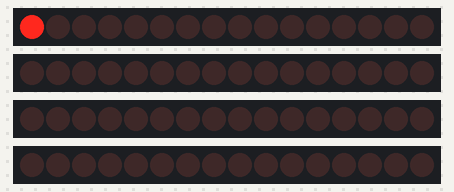
This sketch was run on a simulated Arduino Uno, built with avr-gcc and run on an emulated ATmega328P. On the bench: 4 × 16 shift-register outputs drawn as a row of LEDs (first output left, lit = HIGH). Wiring (inferred from the names in the program): 3 × 2 × shift register (74HC595): data pin 5, shift clock pin 7, latch pin 6 / data pin 8, shift clock pin 10, latch pin 9 / data pin 2, shift clock pin 4, latch pin 3. Wiring (inferred from the signals the program sends): 3 × row of LEDs: on Q0, Q1, Q2, Q3, Q4, Q5, Q6, Q7, Q8, Q9, Q10, Q11, Q12, Q13, Q14, Q15 / on Q0, Q1, Q2, Q3, Q4, Q5, Q6, Q7, Q8, Q9, Q10, Q11, Q12, Q13, Q14, Q15 / on Q0, Q1, Q2, Q3, Q4, Q5, Q6, Q7, Q8, Q9, Q10, Q11, Q12, Q13, Q14, Q15.

Above: at 0.15 s.
At 4.95 s:
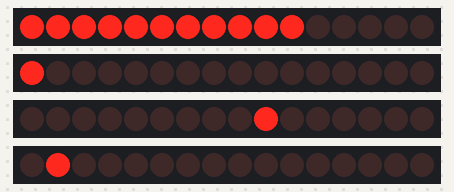
At 10.05 s:
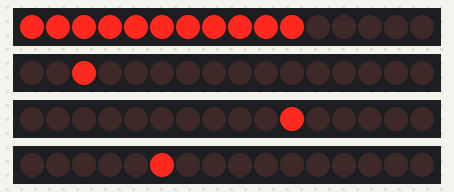
At 19.95 s:
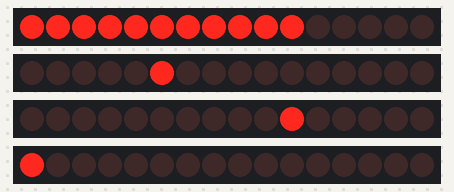
At 29.85 s:
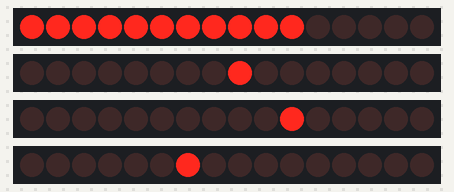
At 39.76 s:
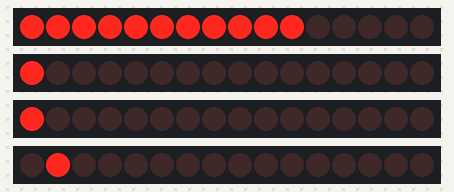
Timing chart, 0 to 40.0 s (numbered marks = the images above):
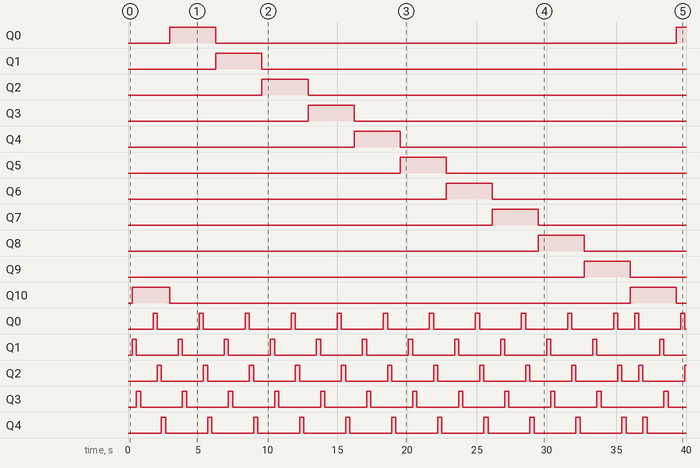

The sketch:

shift_register_led_x4.ino
```cpp
int latchPin_100ms = 3;  // 74HC595_100msのST_CPへ
int clockPin_100ms = 4;  // 74HC595_100msのSH_CPへ
int dataPin_100ms = 2;   // 74HC595_100msのDSへ

int latchPin_1ms = 6;  // 74HC595_1msのST_CPへ
int clockPin_1ms = 7;  // 74HC595_1msのSH_CPへ
int dataPin_1ms = 5;   // 74HC595_1msのDSへ

int latchPin_10ms = 9;  // 74HC595_10msのST_CPへ
int clockPin_10ms = 10; // 74HC595_10msのSH_CPへ
int dataPin_10ms = 8;   // 74HC595_10msのDSへ

int latchPin_1000ms = 12;  // 74HC595_1000msのST_CPへ
int clockPin_1000ms = 13;  // 74HC595_1000msのSH_CPへ
int dataPin_1000ms = 11;   // 74HC595_1000msのDSへ

unsigned int val;
unsigned int j;
unsigned int k;

unsigned int c_100ms;
unsigned int c_1ms;
unsigned int c_10ms;
unsigned int c_1000ms;

void setup()
{
  pinMode(latchPin_100ms, OUTPUT);
  pinMode(clockPin_100ms, OUTPUT);
  pinMode(dataPin_100ms, OUTPUT);

  pinMode(latchPin_1ms, OUTPUT);
  pinMode(clockPin_1ms, OUTPUT);
  pinMode(dataPin_1ms, OUTPUT);

  pinMode(latchPin_10ms, OUTPUT);
  pinMode(clockPin_10ms, OUTPUT);
  pinMode(dataPin_10ms, OUTPUT);

  pinMode(latchPin_1000ms, OUTPUT);
  pinMode(clockPin_1000ms, OUTPUT);
  pinMode(dataPin_1000ms, OUTPUT);

  c_100ms = 0;
  c_1ms = 0;
  c_10ms = 0;
  c_1000ms = 0;
}

void loop() {
  // LED1からLED10までを順に光らせます
  for (int i = 0; i < 10000; i++)
  {
    // 送信中のlatchPinはグランド(LOW)レベル
    digitalWrite(latchPin_1ms, LOW);
    // シフト演算を使って点灯するLEDを選択しています
    val = 1 << c_1ms;

    //MSBFIRST, 74HC595_0_QA-QH->74HC595_1_QA-QB
    j = val;
    k = val>>8;
    shiftOut(dataPin_1ms, clockPin_1ms, MSBFIRST, k);//上位バイトを送信
    shiftOut(dataPin_1ms, clockPin_1ms, MSBFIRST, j);//2バイトの下位を送信

    //LSBFIRST, 74HC595_1_QB-QA->74HC595_0_QH-QA
    /*
    j = val<<6;
    k = val<<6>>8;
    shiftOut(dataPin_1ms, clockPin_1ms, LSBFIRST, j);//2バイトの下位を送信
    shiftOut(dataPin_1ms, clockPin_1ms, LSBFIRST, k);//上位バイトを送信
    */

    // 送信終了後latchPinをHIGHにする
    digitalWrite(latchPin_1ms, HIGH);

    c_1ms = c_1ms + 1;

    if(c_1ms > 10)    //10ms経過
    {
      // 送信中のlatchPinはグランド(LOW)レベル
      digitalWrite(latchPin_10ms, LOW);
      // シフト演算を使って点灯するLEDを選択しています
      val = 1 << c_10ms;

      //MSBFIRST, 74HC595_0_QA-QH->74HC595_1_QA-QB
      j = val;
      k = val>>8;
      shiftOut(dataPin_10ms, clockPin_10ms, MSBFIRST, k);//上位バイトを送信
      shiftOut(dataPin_10ms, clockPin_10ms, MSBFIRST, j);//2バイトの下位を送信

      // 送信終了後latchPinをHIGHにする
      digitalWrite(latchPin_10ms, HIGH);

      c_10ms = c_10ms + 1;
      c_1ms = 0;
    }

    if(c_10ms > 10)   //100ms経過
    {
      // 送信中のlatchPinはグランド(LOW)レベル
      digitalWrite(latchPin_100ms, LOW);
      // シフト演算を使って点灯するLEDを選択しています
      val = 1 << c_100ms;

      //MSBFIRST, 74HC595_0_QA-QH->74HC595_1_QA-QB
      j = val;
      k = val>>8;
      shiftOut(dataPin_100ms, clockPin_100ms, MSBFIRST, k);//上位バイトを送信
      shiftOut(dataPin_100ms, clockPin_100ms, MSBFIRST, j);//2バイトの下位を送信

      // 送信終了後latchPinをHIGHにする
      digitalWrite(latchPin_100ms, HIGH);

      c_100ms = c_100ms + 1;
      c_10ms = 0;
    }

    if(c_100ms > 10)  //1000ms経過
    {
      // 送信中のlatchPinはグランド(LOW)レベル
      digitalWrite(latchPin_1000ms, LOW);
      // シフト演算を使って点灯するLEDを選択しています
      val = 1 << c_1000ms;

      //MSBFIRST, 74HC595_0_QA-QH->74HC595_1_QA-QB
      j = val;
      k = val>>8;
      shiftOut(dataPin_1000ms, clockPin_1000ms, MSBFIRST, k);//上位バイトを送信
      shiftOut(dataPin_1000ms, clockPin_1000ms, MSBFIRST, j);//2バイトの下位を送信

      // 送信終了後latchPinをHIGHにする
      digitalWrite(latchPin_1000ms, HIGH);

      c_1000ms = c_1000ms + 1;
      c_100ms = 0;
    }

    if(c_1000ms > 10)  //10000ms経過
    {
      c_1000ms = 0;
    }

    delay(1);
  }
}
```

Measured:
- by itself, Q0: LOW → HIGH at 3.0 s, → LOW 3.3 s later, → HIGH 33.0 s later
- by itself, Q1: LOW → HIGH at 6.3 s, → LOW 3.3 s later
- by itself, Q2: LOW → HIGH at 9.6 s, → LOW 3.3 s later
- by itself, Q3: LOW → HIGH at 12.9 s, → LOW 3.3 s later
- by itself, Q4: LOW → HIGH at 16.2 s, → LOW 3.3 s later
- by itself, Q5: LOW → HIGH at 19.5 s, → LOW 3.3 s later
- by itself, Q6: LOW → HIGH at 22.8 s, → LOW 3.3 s later
- by itself, Q7: LOW → HIGH at 26.1 s, → LOW 3.3 s later
